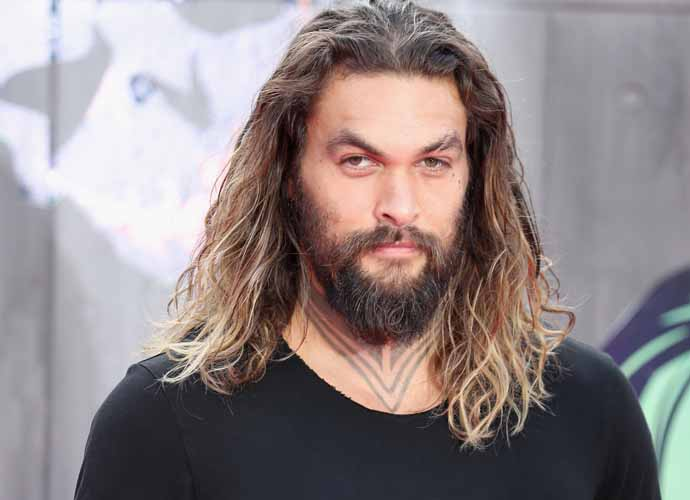
#> input picture images/Jason_Momoa.jpg, 690 x 500 px; its folder holds only this picture in this run
$ python face.train.py   (older library calls are emulated)
#> lines starting #> are read from the running program, lines starting #| are printed output that depends on the picture
import cv2
import numpy as np
import os
from PIL import Image
import pickle

BASE_DIR = os.path.dirname(os.path.abspath(__file__))
image_dir = os.path.join(BASE_DIR, "images")

# Initializing the cascade classifier
face_cascade = cv2.CascadeClassifier("haarcascades/haarcascade_frontalface_alt2.xml")
recognizer = cv2.face.LBPHFaceRecognizer_create()


# Creating the Model Label
current_id = 0
label_id = {}
y_labels = []
x_train = []

for root, dirs, files in os.walk(image_dir):
    for file in files:
        if file.endswith("png") or file.endswith("jpg"):
            path = os.path.join(root, file)
            label = os.path.basename(file).replace(" ", "-").lower()

            # print(label, path)

            if not label in label_id:
                label_id[label] = current_id
                current_id += 1

            id_ = label_id[label]
            # print(label_id)

            # y_labels.append(label)
            # x_train.append(path)

            pil_image = Image.open(path).convert("L")  # converting gray scale
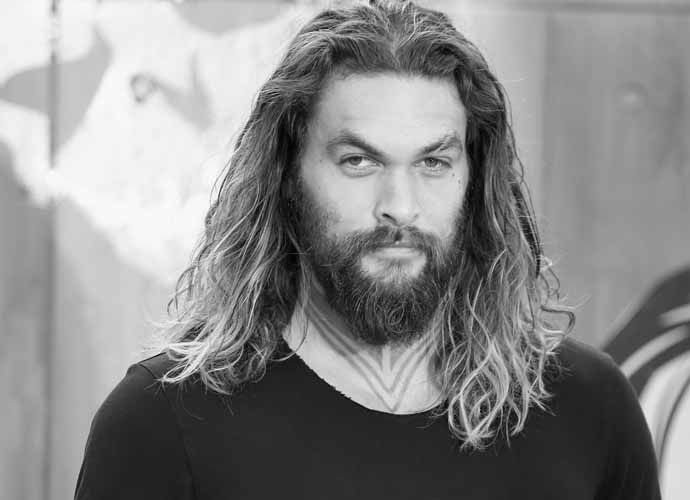
#> pil_image: PIL image 690x500 L; min 2, max 254, mean 136.5
            size = (550, 550)
            final_image = pil_image.resize(size, Image.ANTIALIAS) # resizing the images
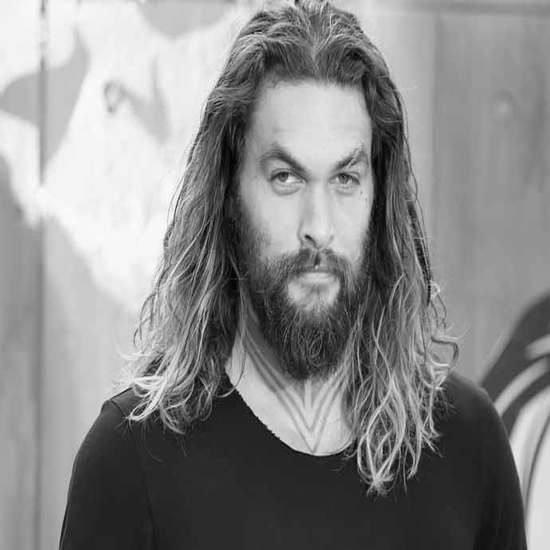
#> final_image: PIL image 550x550 L; min 1, max 255, mean 136.5
            image_arr = np.array(pil_image, "uint8")

            # print(image_arr)

            # detecting multiple faces
            faces = face_cascade.detectMultiScale(image_arr, scaleFactor=1.5, minNeighbors=5)
#> faces = [[283, 71, 228, 228]]

            # Training the model with image arr
            for (x, y, w, h) in faces:
                point = image_arr[y:y+h, x:x+w]
                x_train.append(point)
                y_labels.append(id_)
#> this loop made 1 pass
#> pass 1, `point = image_arr[y:y+h, x:x+w]`:
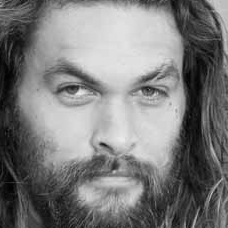
#> point: shape (228, 228); min 2, max 237, mean 123.6
#> after the loop, x_train = 1 item; y_labels = [0]


# print(y_labels)
# print(x_train)

# saving the labels with pickle
with open("labels.pickle", "wb") as f:
    pickle.dump(label_id, f)

# training the Item for recognition
recognizer.train(x_train, np.array(y_labels))
recognizer.save("trainer.yml")

$ run again, on images/sophie_turner.jpg
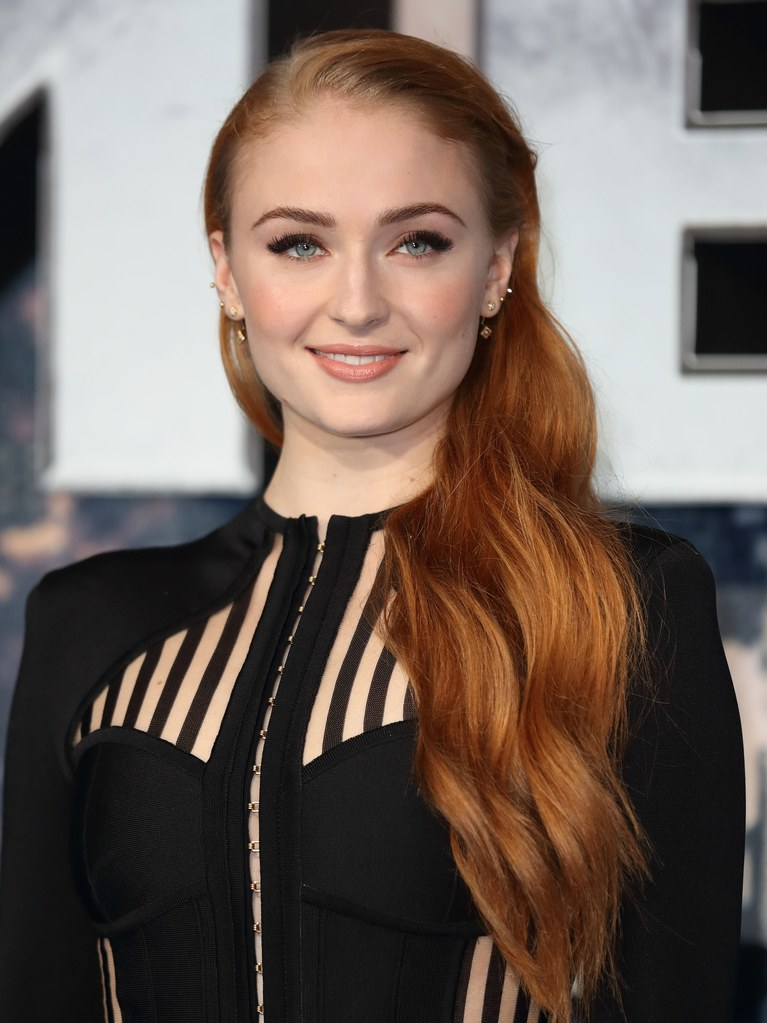
#> input picture images/sophie_turner.jpg, 767 x 1023 px
#> `final_image = pil_image.resize(size, Image.ANTIALIAS)`:
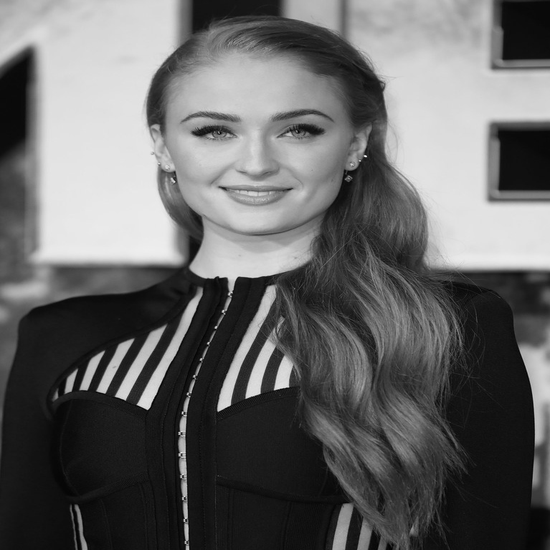
#> final_image: PIL image 550x550 L; min 0, max 255, mean 101.8
#> faces = [[187, 109, 342, 342]]
#> the loop `for (x, y, w, h) in faces:` made 1 pass
#> pass 1, `point = image_arr[y:y+h, x:x+w]`:
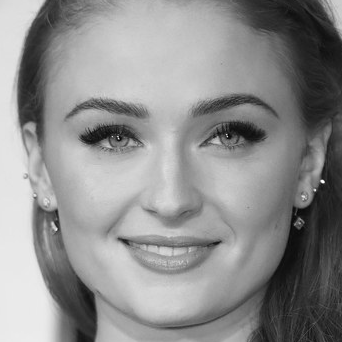
#> point: shape (342, 342); min 2, max 253, mean 141.6
#> after the loop `for (x, y, w, h) in faces:`: x_train = 1 item; y_labels = [0]
